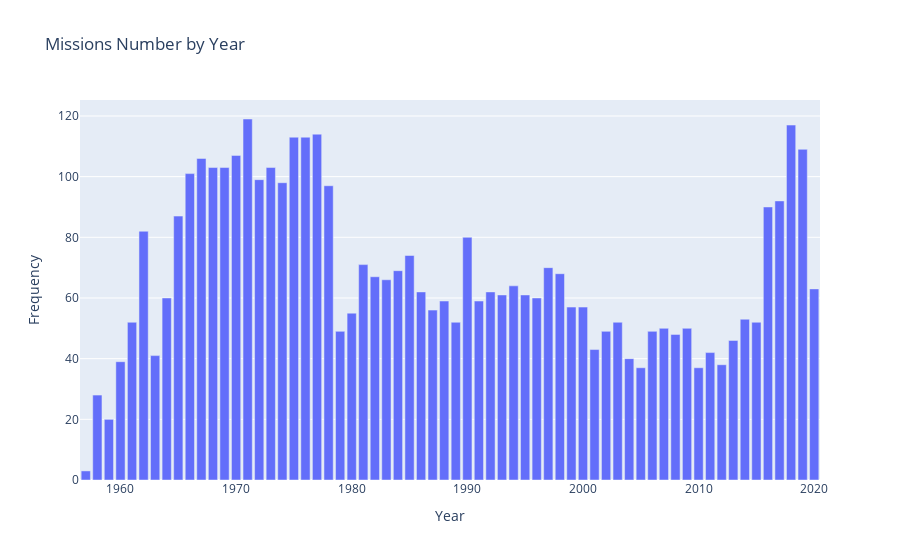

Write notebook code for a chart like this one.
### Code cell
fig = px.bar(ds, x = "Year", y = "Frequency", title = "Missions Number by Year")
fig.show()

### Figure 1 — Plotly figure (JSON) as saved in the notebook; plotly's stock layout.template omitted (floating-point values rounded to 4 significant figures)
{"data": [{"alignmentgroup": "True", "hovertemplate": "Year=%{x}<br>Frequency=%{y}<extra></extra>", "legendgroup": "", "marker": {"color": "#636efa", "pattern": {"shape": ""}}, "name": "", "offsetgroup": "", "orientation": "v", "showlegend": false, "textposition": "auto", "type": "bar", "x": [1971, 2018, 1977, 1975, 1976, 2019, 1970, 1967, 1973, 1968, 1969, 1966, 1972, 1974, 1978, 2017, 2016, 1965, 1962, 1990, 1985, 1981, 1997, 1984, 1998, 1982, 1983, 1994, 2020, 1992, 1986, 1993, 1995, 1996, 1964, 1988, 1991, 1999, 2000, 1987, 1980, 2014, 1961, 2003, 2015, 1989, 2009, 2007, 1979, 2002, 2006, 2008, 2013, 2001, 2011, 1963, 2004, 1960, 2012, 2010, 2005, 1958, 1959, 1957], "xaxis": "x", "y": [119, 117, 114, 113, 113, 109, 107, 106, 103, 103, 103, 101, 99, 98, 97, 92, 90, 87, 82, 80, 74, 71, 70, 69, 68, 67, 66, 64, 63, 62, 62, 61, 61, 60, 60, 59, 59, 57, 57, 56, 55, 53, 52, 52, 52, 52, 50, 50, 49, 49, 49, 48, 46, 43, 42, 41, 40, 39, 38, 37, 37, 28, 20, 3], "yaxis": "y"}], "layout": {"barmode": "relative", "legend": {"tracegroupgap": 0}, "title": {"text": "Missions Number by Year"}, "xaxis": {"anchor": "y", "domain": [0, 1], "title": {"text": "Year"}}, "yaxis": {"anchor": "x", "domain": [0, 1], "title": {"text": "Frequency"}}}}
